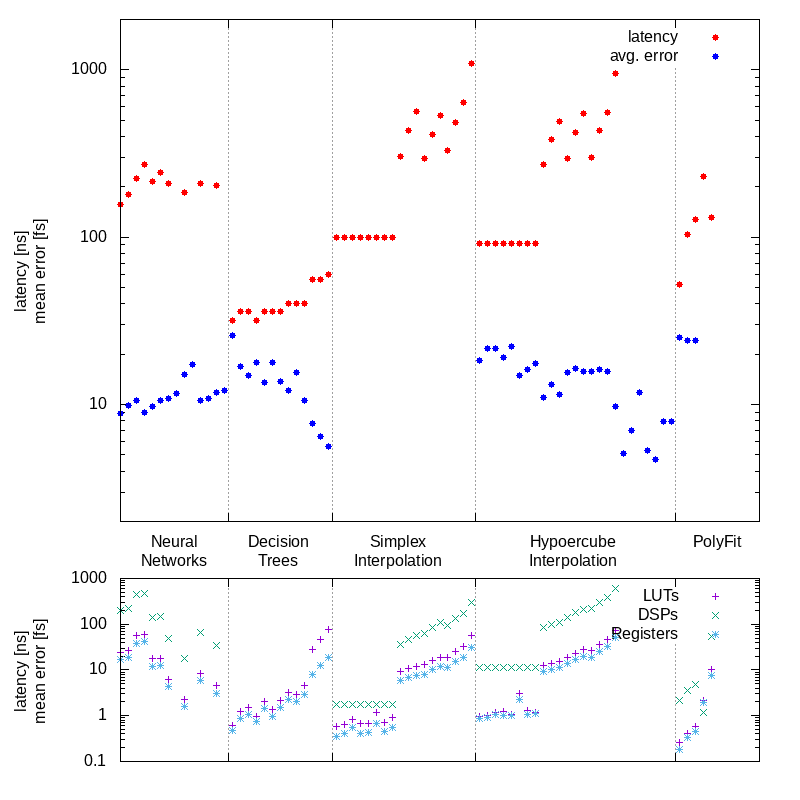

gnuplot code for this plot:
#!/usr/bin/gnuplot -persist
#
#    
#    	G N U P L O T
#    	Version 5.2 patchlevel 6    last modified 2019-01-01 
#    
#    	Copyright (C) 1986-1993, 1998, 2004, 2007-2018
#    	Thomas Williams, Colin Kelley and many others
#    
#    	gnuplot home:     http://www.gnuplot.info
#    	faq, bugs, etc:   type "help FAQ"
#    	immediate help:   type "help"  (plot window: hit 'h')
# set terminal qt 0 font "Sans,9"
# set output
unset clip points
set clip one
unset clip two
set errorbars front 1.000000 
set border 31 front lt black linewidth 1.000 dashtype solid
set zdata 
set ydata 
set xdata 
set y2data 
set x2data 
set boxwidth
set style fill  empty border
set style rectangle back fc  bgnd fillstyle   solid 1.00 border lt -1
set style circle radius graph 0.02 
set style ellipse size graph 0.05, 0.03 angle 0 units xy
set dummy x, y
set format x "% h" 
set format y "% h" 
set format x2 "% h" 
set format y2 "% h" 
set format z "% h" 
set format cb "% h" 
set format r "% h" 
set ttics format "% h"
set timefmt "%d/%m/%y,%H:%M"
set angles radians
set tics back
unset grid
unset raxis
set theta counterclockwise right
set style parallel front  lt black linewidth 2.000 dashtype solid
set key title "" center
set key fixed right top vertical Right noreverse enhanced autotitle nobox
set key noinvert samplen 4 spacing 1 width 0 height 0 
set key maxcolumns 0 maxrows 0
set key noopaque
unset label
unset arrow
set style increment default
unset style line
unset style arrow
set style histogram clustered gap 2 title textcolor lt -1
unset object
set style textbox transparent margins  1.0,  1.0 border  lt -1 linewidth  1.0
set offsets 0, 0, 0, 0
set pointsize 1
set pointintervalbox 1
set encoding default
unset polar
unset parametric
unset decimalsign
unset micro
unset minussign
set view 60, 30, 1, 1
set view azimuth 0
set rgbmax 255
set samples 100, 100
set isosamples 10, 10
set surface 
unset contour
set cntrlabel  format '%8.3g' font '' start 5 interval 20
set mapping cartesian
set datafile separator ","
unset hidden3d
set cntrparam order 4
set cntrparam linear
set cntrparam levels auto 5 unsorted
set cntrparam firstlinetype 0
set cntrparam points 5
set size ratio 0 1,1
set origin 0,0
set style data points
set style function lines
unset xzeroaxis
unset yzeroaxis
unset zzeroaxis
unset x2zeroaxis
unset y2zeroaxis
set xyplane relative 0.5
set tics scale  1, 0.5, 1, 1, 1
set mxtics default
set mytics default
set mztics default
set mx2tics default
set my2tics default
set mcbtics default
set mrtics default
set nomttics
set xtics border in scale 1,0.5 mirror norotate  autojustify
set xtics  norangelimit autofreq 
set ytics border in scale 1,0.5 mirror norotate  autojustify
set ytics  norangelimit logscale autofreq 
set ztics border in scale 1,0.5 nomirror norotate  autojustify
set ztics  norangelimit autofreq 
unset x2tics
unset y2tics
set cbtics border in scale 1,0.5 mirror norotate  autojustify
set cbtics  norangelimit autofreq 
set rtics axis in scale 1,0.5 nomirror norotate  autojustify
set rtics  norangelimit autofreq 
unset ttics
set title "" 
set title  font "" norotate
set timestamp bottom 
set timestamp "" 
set timestamp  font "" norotate
set trange [ * : * ] noreverse nowriteback
set urange [ * : * ] noreverse nowriteback
set vrange [ * : * ] noreverse nowriteback
set xlabel "row number" 
unset xlabel
set xlabel  font "" textcolor lt -1 norotate
set x2label "" 
set x2label  font "" textcolor lt -1 norotate
set xrange [ * : * ] noreverse writeback
set x2range [ * : * ] noreverse writeback
set ylabel "latency [ns]" 
set ylabel  font "" textcolor lt -1 rotate
set y2label "" 
set y2label  font "" textcolor lt -1 rotate
set yrange [ * : * ] noreverse writeback
set y2range [ * : * ] noreverse writeback
set zlabel "" 
set zlabel  font "" textcolor lt -1 norotate
set zrange [ * : * ] noreverse writeback
set cblabel "" 
set cblabel  font "" textcolor lt -1 rotate
set cbrange [ * : * ] noreverse writeback
set rlabel "" 
set rlabel  font "" textcolor lt -1 norotate
set rrange [ * : * ] noreverse writeback
unset logscale
set logscale y 10
unset jitter
set zero 1e-08
set lmargin  -1
set bmargin  -1
set rmargin  -1
set tmargin  -1
set locale "en_US.UTF-8"
set pm3d explicit at s
set pm3d scansautomatic
set pm3d interpolate 1,1 flush begin noftriangles noborder corners2color mean
set pm3d nolighting
set palette positive nops_allcF maxcolors 0 gamma 1.5 color model RGB 
set palette rgbformulae 7, 5, 15
set colorbox default
set colorbox vertical origin screen 0.9, 0.2 size screen 0.05, 0.6 front  noinvert bdefault
set style boxplot candles range  1.50 outliers pt 7 separation 1 labels auto unsorted
set loadpath 
set fontpath 
set psdir
set fit brief errorvariables nocovariancevariables errorscaling prescale nowrap v5
GNUTERM = "qt"
file = "Model_Summaries_rncEdits.csv"
## Last datafile plotted: "Model_Summaries_rncEdits.csv"
set xrange [0:80]
set yrange [2:2e3]
labellevel =1.5
set label 1 "Neural\nNetworks" center at 7,(labellevel)
set label 2 "Decision\nTrees" center at 20,(labellevel)
set label 3 "Simplex\nInterpolation" center at 35,(labellevel)
set label 4 "Hypercube\nInterpolation" center at 57,(labellevel)
set label 5 "PolyFit" center at 75,(labellevel)
set xtics ('' 13.5,'' 26.5,'' 44.5,'' 69.5)
set grid x
#set xtics rotate by 45 right offset 5,0
set term png size 800,800
set output 'plotting.modelsummaries.new.png'
set multiplot
set size 1,.7
set origin 0,.3
set lmargin screen .15
set rmargin screen .95
set ylabel "latency [ns]\nmean error [fs]"
plot 	file u 0:4 pt 7 lc rgb 'red' title 'latency',\
	file u 0:14 pt 7 lc rgb 'blue' title 'avg. error'
set origin 0,0
set size 1,.3
set auto y
unset label 1
unset label 2
unset label 3
unset label 4
unset label 5
plot 	file u 0:6 title 'LUTs',\
	file u 0:7 title 'DSPs',\
	file u 0:10 title 'Registers'
	#file u 0:8 title 'RAMB18',\
	#file u 0:9 title 'RAMB36',\
unset multiplot
#    EOF
